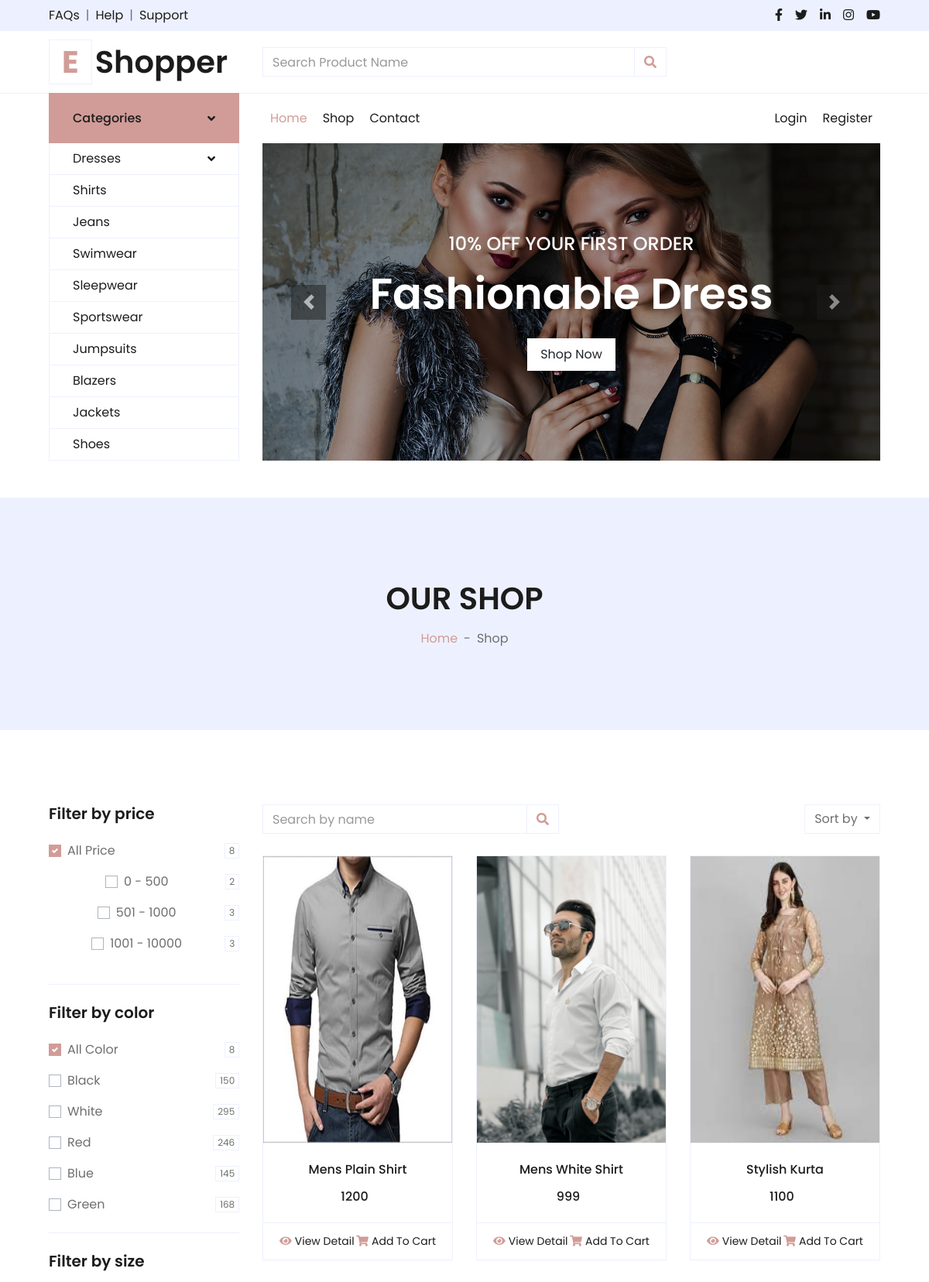
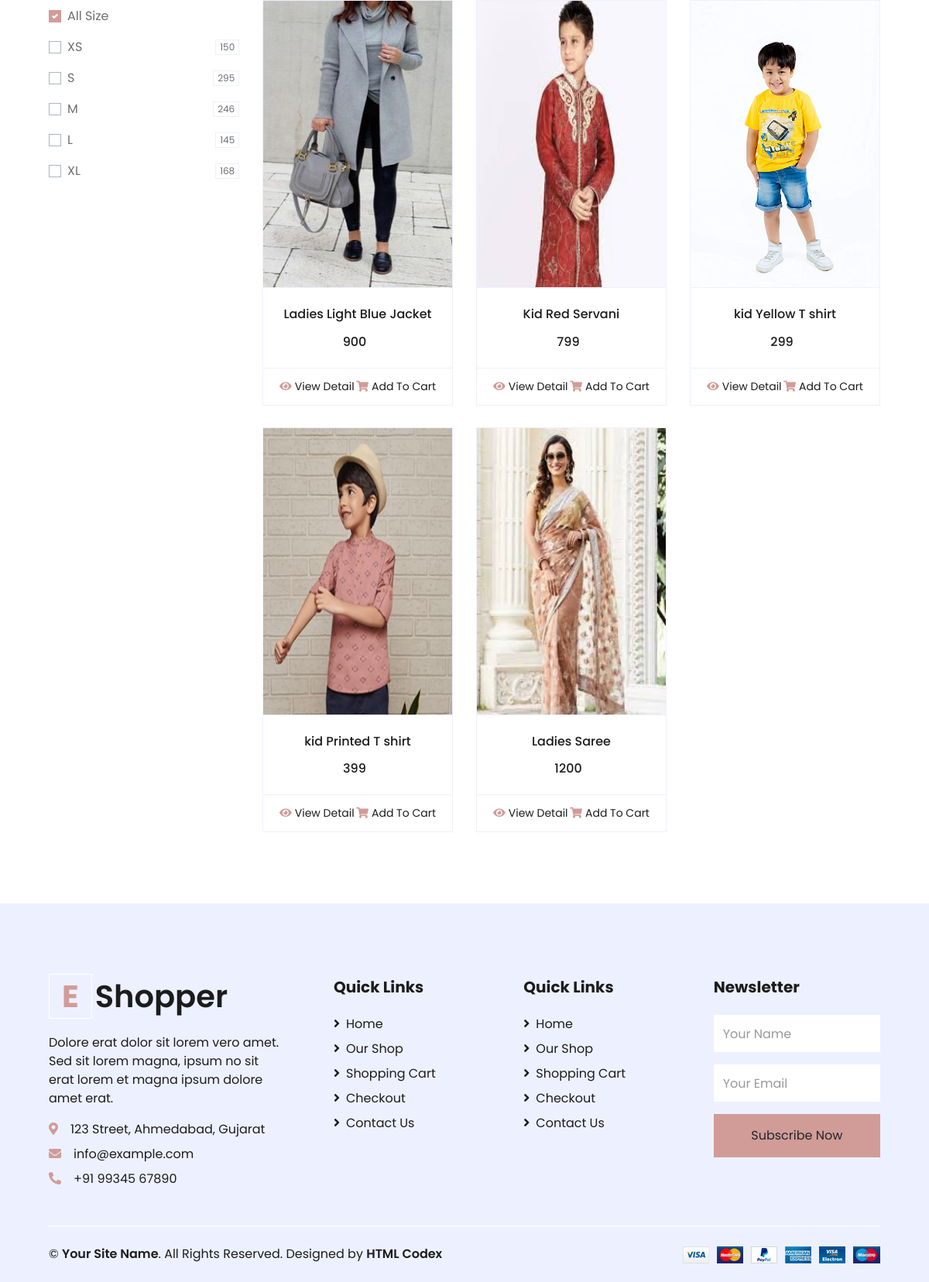
The app's page /shop/ with its own data (2 pictures, top to bottom).
### myapp/models.py (models this page shows, shortened)
class Product(models.Model):
	category=(
		('men','men'),
		('women','women'),
		('kid','kid'),
		)
	size=(
		("s","s"),
		("m","m"),
		("l","l"),
		("xl","xl"),
		("xxl","xxl"),
		)
	seller=models.ForeignKey(User,on_delete=models.CASCADE)
	product_category=models.CharField(max_length=100,choices=category)
	product_name=models.CharField(max_length=100)
	product_price=models.PositiveIntegerField()
	product_desc=models.TextField()
	product_size=models.CharField(max_length=100,choices=size)
	product_image=models.ImageField(upload_to='product_image/')

### myapp/views.py (the view)
# urls.py: path('shop/',views.shop,name='shop'),
def shop(request):
	products=Product.objects.all()
	products500=Product.objects.filter(product_price__range=(0,500))
	products1000=Product.objects.filter(product_price__range=(501,1000))
	products1001=Product.objects.filter(product_price__range=(1001,10000))
	return render(request,'shop.html',{'products':products,'products500':products500,'products1000':products1000,'products1001':products1001})

### myapp/templates/shop.html (shortened to what this page needs)
{% extends 'header.html' %}
{% load static %}
{% block content %}
<!DOCTYPE html>
<html lang="en">
<head>
</head>
<body>
    <div class="container-fluid bg-secondary mb-5">
        <div class="d-flex flex-column align-items-center justify-content-center" style="min-height: 300px">
            <h1 class="font-weight-semi-bold text-uppercase mb-3">Our Shop</h1>
            <div class="d-inline-flex">
                <p class="m-0"><a href="">Home</a></p>
                <p class="m-0 px-2">-</p>
                <p class="m-0">Shop</p>
            </div>
        </div>
    </div>
    <div class="container-fluid pt-5">
        <div class="row px-xl-5">
            <div class="col-lg-3 col-md-12">
                <div class="border-bottom mb-4 pb-4">
                    <h5 class="font-weight-semi-bold mb-4">Filter by price</h5>
                        <div class="custom-control custom-checkbox d-flex align-items-center justify-content-between mb-3">
                            <label class="custom-control-label" for="price-all">All Price</label>
                            <span class="badge border font-weight-normal">{{products.count}}</span>
                        </div>
                        <div class="custom-control custom-checkbox d-flex align-items-center justify-content-between mb-3">
                            <label class="custom-control-label" for="price-1">0 - 500</label>
                            <span class="badge border font-weight-normal">{{products500.count}}</span>
                        </div>
                        <div class="custom-control custom-checkbox d-flex align-items-center justify-content-between mb-3">
                            <label class="custom-control-label" for="price-2">501 - 1000</label>
                            <span class="badge border font-weight-normal">{{products1000.count}}</span>
                        </div>
                        <div class="custom-control custom-checkbox d-flex align-items-center justify-content-between mb-3">
                            <label class="custom-control-label" for="price-2">1001 - 10000</label>
                            <span class="badge border font-weight-normal">{{products1001.count}}</span>
                        </div>
                </div>
                <div class="border-bottom mb-4 pb-4">
                    <h5 class="font-weight-semi-bold mb-4">Filter by color</h5>
                    <form>
                        <div class="custom-control custom-checkbox d-flex align-items-center justify-content-between mb-3">
                            <label class="custom-control-label" for="price-all">All Color</label>
                            <span class="badge border font-weight-normal">{{products.count}}</span>
                        </div>
                        <div class="custom-control custom-checkbox d-flex align-items-center justify-content-between mb-3">
                            <label class="custom-control-label" for="color-1">Black</label>
                            <span class="badge border font-weight-normal">150</span>
                        </div>
                        <div class="custom-control custom-checkbox d-flex align-items-center justify-content-between mb-3">
                            <label class="custom-control-label" for="color-2">White</label>
                            <span class="badge border font-weight-normal">295</span>
                        </div>
                        <div class="custom-control custom-checkbox d-flex align-items-center justify-content-between mb-3">
                            <label class="custom-control-label" for="color-3">Red</label>
                            <span class="badge border font-weight-normal">246</span>
                        </div>
                        <div class="custom-control custom-checkbox d-flex align-items-center justify-content-between mb-3">
                            <label class="custom-control-label" for="color-4">Blue</label>
                            <span class="badge border font-weight-normal">145</span>
                        </div>
                        <div class="custom-control custom-checkbox d-flex align-items-center justify-content-between">
                            <label class="custom-control-label" for="color-5">Green</label>
                            <span class="badge border font-weight-normal">168</span>
                        </div>
                    </form>
                </div>
                <div class="mb-5">
                    <h5 class="font-weight-semi-bold mb-4">Filter by size</h5>
                    <form>
                        <div class="custom-control custom-checkbox d-flex align-items-center justify-content-between mb-3">
                            <label class="custom-control-label" for="size-all">All Size</label>
                        </div>
                        <div class="custom-control custom-checkbox d-flex align-items-center justify-content-between mb-3">
                            <label class="custom-control-label" for="size-1">XS</label>
                            <span class="badge border font-weight-normal">150</span>
                        </div>
                        <div class="custom-control custom-checkbox d-flex align-items-center justify-content-between mb-3">
                            <label class="custom-control-label" for="size-2">S</label>
                            <span class="badge border font-weight-normal">295</span>
                        </div>
                        <div class="custom-control custom-checkbox d-flex align-items-center justify-content-between mb-3">
                            <label class="custom-control-label" for="size-3">M</label>
                            <span class="badge border font-weight-normal">246</span>
                        </div>
                        <div class="custom-control custom-checkbox d-flex align-items-center justify-content-between mb-3">
                            <label class="custom-control-label" for="size-4">L</label>
                            <span class="badge border font-weight-normal">145</span>
                        </div>
                        <div class="custom-control custom-checkbox d-flex align-items-center justify-content-between">
                            <label class="custom-control-label" for="size-5">XL</label>
                            <span class="badge border font-weight-normal">168</span>
                        </div>
                    </form>
                </div>
            </div>
            <div class="col-lg-9 col-md-12">
                <div class="row pb-3">
                    <div class="col-12 pb-1">
                        <div class="d-flex align-items-center justify-content-between mb-4">
                            <form action="">
                                <div class="input-group">
                                    <input type="text" class="form-control" placeholder="Search by name">
                                    <div class="input-group-append">
                                        <span class="input-group-text bg-transparent text-primary">
                                            <i class="fa fa-search"></i>
                                        </span>
                                    </div>
                                </div>
                            </form>
                            <div class="dropdown ml-4">
                                <button class="btn border dropdown-toggle" type="button" id="triggerId" data-toggle="dropdown" aria-haspopup="true"
                                        aria-expanded="false">
                                            Sort by
                                        </button>
                            </div>
                        </div>
                    </div>
                    {% for i in products %}
                    <div class="col-lg-4 col-md-6 col-sm-12 pb-1">
                        <div class="card product-item border-0 mb-4">
                            <div class="card-header product-img position-relative overflow-hidden bg-transparent border p-0">
                                <img class="img-fluid w-100" src="{{i.product_image.url}}" alt="" style="width:300px;height: 370px;">
                            </div>
                            <div class="card-body border-left border-right text-center p-0 pt-4 pb-3">
                                <h6 class="text-truncate mb-3">{{i.product_name}}</h6>
                                <div class="d-flex justify-content-center">
                                    <h6>{{i.product_price}}</h6><h6 class="text-muted ml-2"></h6>
                                </div>
                            </div>
                            <div class="card-footer d-flex justify-content-between bg-light border">
                                <a href="{% url 'product-detail' pk=i.pk %}" class="btn btn-sm text-dark p-0"><i class="fas fa-eye text-primary mr-1"></i>View Detail</a>
                                <a href="" class="btn btn-sm text-dark p-0"><i class="fas fa-shopping-cart text-primary mr-1"></i>Add To Cart</a>
                            </div>
                        </div>
                    </div>
                    {% endfor %}
                </div>
            </div>
        </div>
    </div>
</body>
</html>
{% endblock %}

### records on screen
Product: product_image (picture), product_name "Mens Plain Shirt", product_price "1200"
Product: product_image (picture), product_name "Mens White Shirt", product_price "999"
Product: product_image (picture), product_name "Stylish Kurta", product_price "1100"
Product: product_image (picture), product_name "Ladies Light Blue Jacket", product_price "900"
Product: product_image (picture), product_name "Kid Red Servani", product_price "799"
Product: product_image (picture), product_name "kid Yellow T shirt", product_price "299"
Product: product_image (picture), product_name "kid Printed T shirt", product_price "399"
Product: product_image (picture), product_name "Ladies Saree", product_price "1200"

### other values on screen
{{ products.count }} "8"
{{ products500.count }} "2"
{{ products1000.count }} "3"
{{ products1001.count }} "3"
